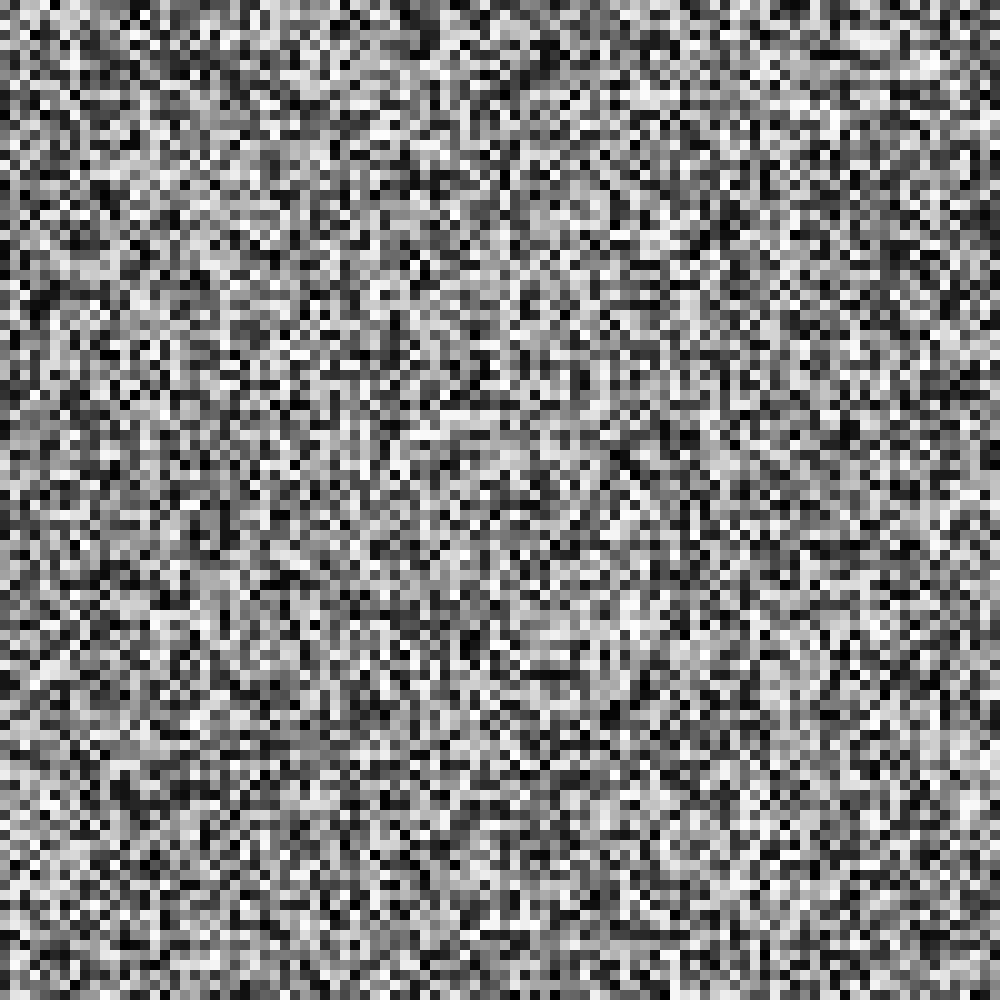
Frame 1 (no input)
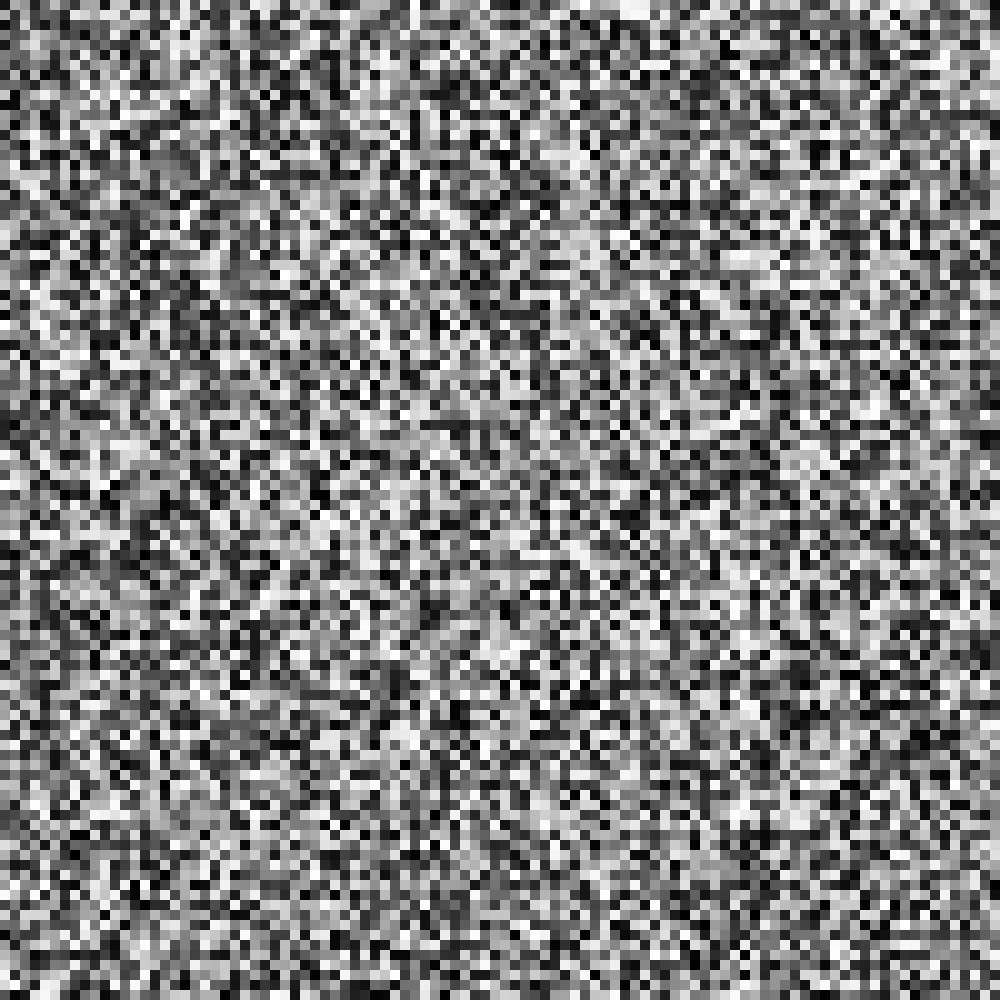
Frame 60 (the mouse pressed at the canvas centre just before this capture)
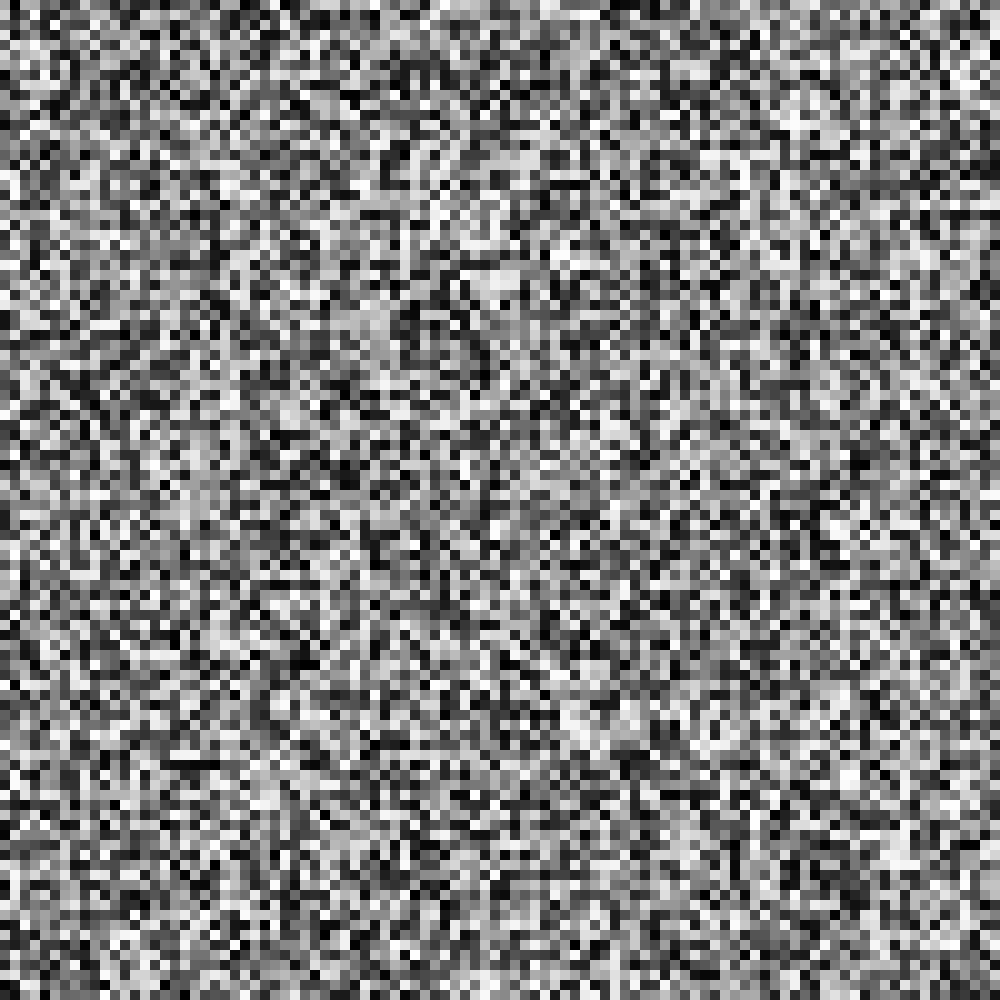
Frame 120 (the mouse held since frame 60 and released just before this capture)

The Processing sketch that drew these frames (run headless with seeded random() and noise(); from frame 60 on, the mouse is pressed at the canvas centre):

// Processing sketch: static_loop
// ── static_loop.pde
void setup() {
    size(1000, 1000);
    frameRate(10);
}

void draw() {
  for (int x=0; x<width; x+=10) {
    for (int y=0; y<height; y+=10) {
      noStroke();
      fill(random(0, 255));
      rect(x, y, 10, 10);
    }
  }
}
